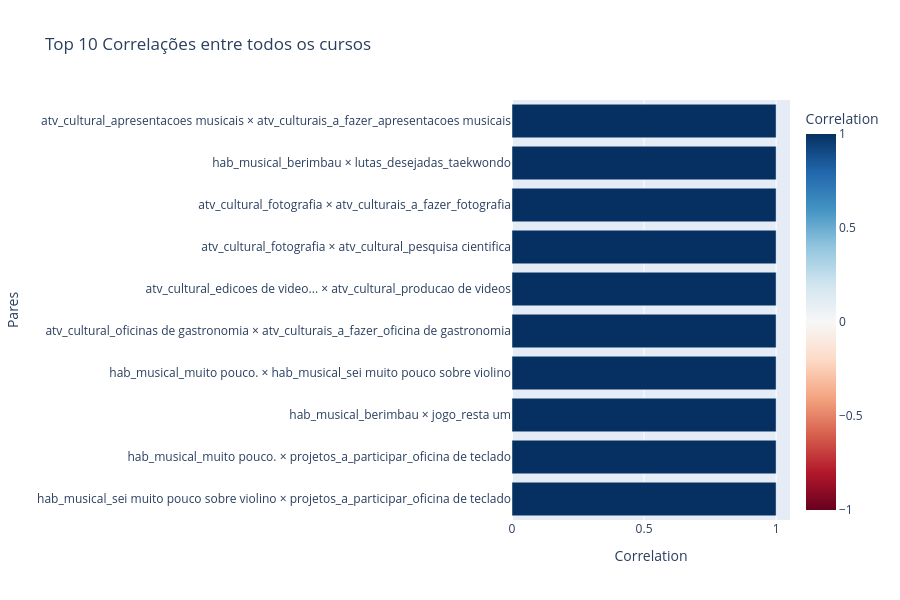

Write notebook code for a chart like this one.
### Code cell
data = strong_corr.copy()
data['Pares'] = data['Feature 1'] + ' × ' + data['Feature 2']
data = data.sort_values(by='Correlation', key=abs, ascending=False).head(10)

fig = px.bar(
    data,
    x='Correlation',
    y='Pares',
    orientation='h',
    color='Correlation',
    color_continuous_scale='RdBu',
    range_color=[-1, 1],
    title=f'Top 10 Correlações entre todos os cursos',
    height=500
)
fig.update_layout(yaxis=dict(autorange="reversed"), height=600)
fig.show()

### Figure 1 — Plotly figure (JSON) as saved in the notebook; plotly's stock layout.template omitted (floating-point values rounded to 4 significant figures)
{"data": [{"alignmentgroup": "True", "hovertemplate": "Correlation=%{marker.color}<br>Pares=%{y}<extra></extra>", "legendgroup": "", "marker": {"color": [1, 1, 1, 1, 1, 1, 1, 1, 1, 1], "coloraxis": "coloraxis", "pattern": {"shape": ""}}, "name": "", "offsetgroup": "", "orientation": "h", "showlegend": false, "textposition": "auto", "type": "bar", "x": [1, 1, 1, 1, 1, 1, 1, 1, 1, 1], "xaxis": "x", "y": ["atv_cultural_apresentacoes musicais × atv_culturais_a_fazer_apresentacoes musicais", "hab_musical_berimbau × lutas_desejadas_taekwondo", "atv_cultural_fotografia × atv_culturais_a_fazer_fotografia", "atv_cultural_fotografia × atv_cultural_pesquisa cientifica", "atv_cultural_edicoes de video... × atv_cultural_producao de videos", "atv_cultural_oficinas de gastronomia × atv_culturais_a_fazer_oficina de gastronomia", "hab_musical_muito pouco. × hab_musical_sei muito pouco sobre violino", "hab_musical_berimbau × jogo_resta um", "hab_musical_muito pouco. × projetos_a_participar_oficina de teclado", "hab_musical_sei muito pouco sobre violino × projetos_a_participar_oficina de teclado"], "yaxis": "y"}], "layout": {"barmode": "relative", "coloraxis": {"cmax": 1, "cmin": -1, "colorbar": {"title": {"text": "Correlation"}}, "colorscale": [[0, "rgb(103,0,31)"], [0.1, "rgb(178,24,43)"], [0.2, "rgb(214,96,77)"], [0.3, "rgb(244,165,130)"], [0.4, "rgb(253,219,199)"], [0.5, "rgb(247,247,247)"], [0.6, "rgb(209,229,240)"], [0.7, "rgb(146,197,222)"], [0.8, "rgb(67,147,195)"], [0.9, "rgb(33,102,172)"], [1, "rgb(5,48,97)"]]}, "height": 600, "legend": {"tracegroupgap": 0}, "title": {"text": "Top 10 Correlações entre todos os cursos"}, "xaxis": {"anchor": "y", "domain": [0, 1], "title": {"text": "Correlation"}}, "yaxis": {"anchor": "x", "autorange": "reversed", "domain": [0, 1], "title": {"text": "Pares"}}}}
